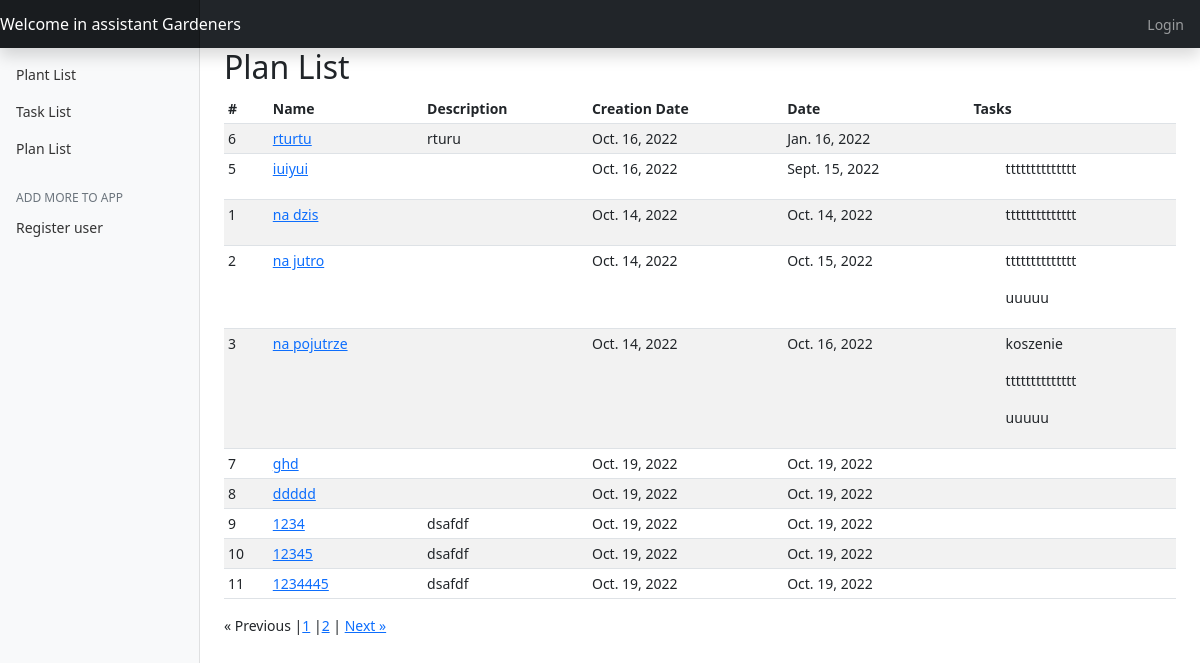
The page /plan_list on the database as committed earlier.
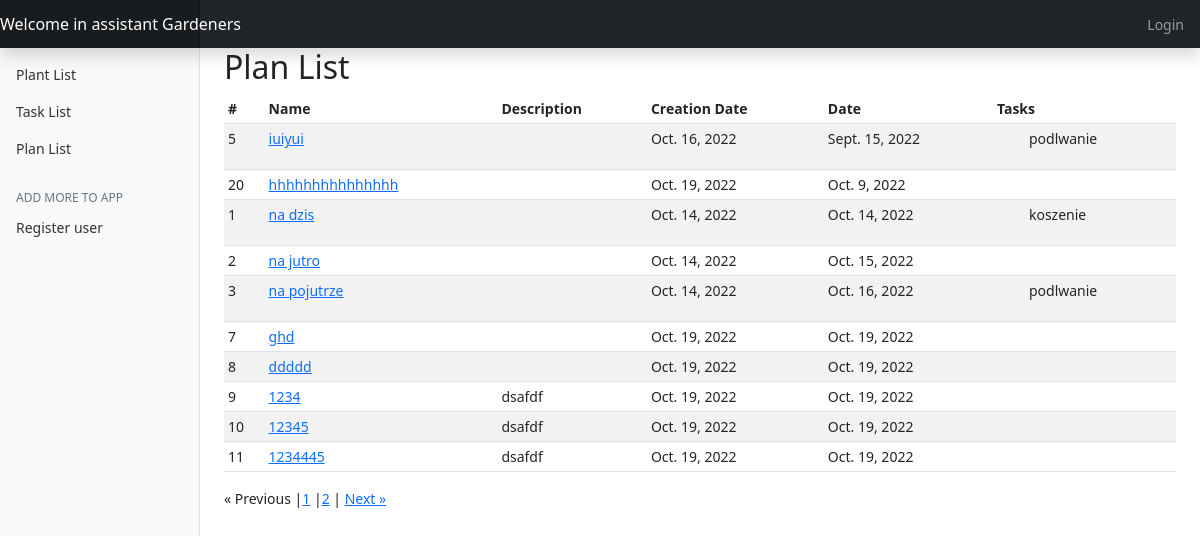
The same page on the database as committed later.
### garden_app/models.py (models this page shows, shortened)
class PlanOfWork(models.Model):
    name = models.CharField(max_length=60)
    description = models.TextField(blank=True, null=True)
    created = models.DateField(auto_now=True)
    date = models.DateField(default=date.today)

class Task(models.Model):
    name = models.CharField(max_length=60)
    description = models.TextField(blank=True, null=True)
    plant = models.ForeignKey(Plant, default=None, null=True, blank=True, on_delete=models.CASCADE)
    plan = models.ManyToManyField(PlanOfWork, blank=True)

### garden_app/views.py (the view)
# urls.py: path("plan_list", views.PlanOfWorkListView.as_view(), name="plan_list"),
class PlanOfWorkListView(View):
    def get(self, request):
        plan_list = PlanOfWork.objects.all().order_by("date")
        paginator = Paginator(plan_list, 10)
        page = request.GET.get('page')
        plans = paginator.get_page(page)
        return render(request, "plan_list.html", {"plans": plans})

### templates/plan_list.html (shortened to what this page needs)
{% extends 'base.html' %}
{% load static %}
{% block table %}
    <main role="main" class="col-md-9 ml-sm-auto col-lg-10 px-4">
    <h2>Plan List</h2>
      <div class="table-responsive">
        <table class="table table-striped table-sm">
          <thead>
            <tr>
              <th>#</th>
              <th>Name</th>
              <th>Description</th>
                <th>Creation Date</th>
                <th>Date</th>
                <th>Tasks</th>
            </tr>
          </thead>
          <tbody>
          {% for plan in plans %}
            <tr>
              <td>{{ plan.id }}</td>
                <td><a href="/plan_view/{{ plan.id }}" class="">{{ plan.name }}</a></td>
              <td>{{ plan.description }}</td>
              <td>{{ plan.created }}</td>
              <td>{{ plan.date }}</td>
            <td>
                <div>
              {% for task in plan.task_set.all %}
                <ol>
                    {{ task.name }}
                </ol>
                    {% endfor %}
                </div>
            </td>
            </tr>
          {% endfor %}
          </tbody>
        </table>
  </div>
  <div class="dashboard-menu">
    <span class="step-links">
        {% if plans.has_previous %}
            <a href="?page=1">&laquo; First page </a>
            <a href="?page={{ plans.previous_page_number }}">&laquo; Previous</a>
            {% elif plans.has_previous == False %}
                        &laquo; Previous
        {% endif %}
        <span class="color-header text-uppercase">
        {% for page in plans.paginator.page_range %}
        |<a href="?page={{ page }}">{{ page }}</a>
        {% endfor %}|
        </span>
        {% if plans.has_next %}
            <a href="?page={{ plans.next_page_number }}">Next &raquo;</a>
        {% elif plans.has_next == False %}
        next &raquo;
        {% endif %}
    </span>
  </div>
    </main>
{% endblock %}}

Rows that differ between the two databases and show on the page:
removed PlanOfWork: id "6", name "rturtu", description "rturu", created "Oct. 16, 2022", date "Jan. 16, 2022"
removed Task: name "tttttttttttttt"
removed Task: name "uuuuu"
added Task: name "podlwanie"
now on this page (row edited): PlanOfWork: id "20", name "hhhhhhhhhhhhhhh", created "Oct. 19, 2022", date "Oct. 9, 2022"
changed PlanOfWork "na dzis": gains Task (name "koszenie")
changed PlanOfWork "na pojutrze": loses Task (name "koszenie")
